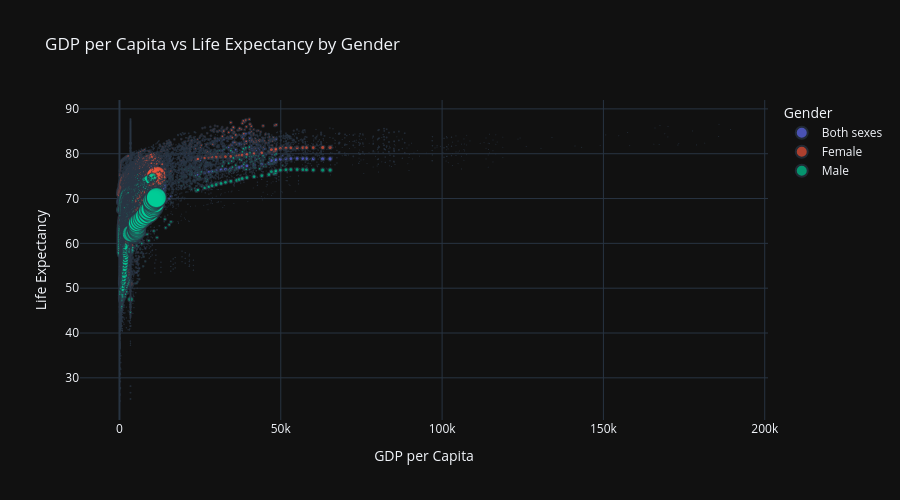
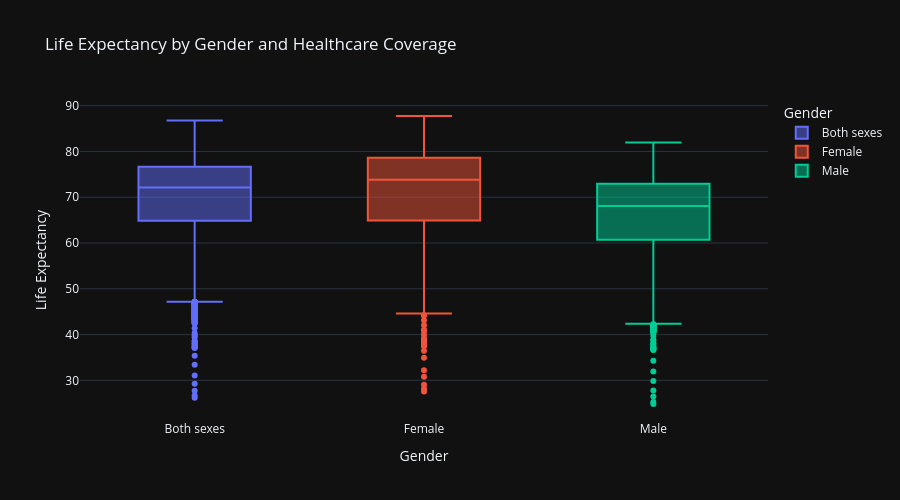

These figures' notebook cell, in order:
### Code cell
# 3. GDP vs Life Expectancy by Gender
fig3 = px.scatter(df_clean.dropna(subset=['GDP per Capita']), 
                  x='GDP per Capita', y='Life Expectancy',
                  color='Gender', template='plotly_dark',
                  title='GDP per Capita vs Life Expectancy by Gender',
                  size='Total Population', hover_data=['Country', 'Year'],
                  color_discrete_map={'Both sexes': '#636EFA', 'Female': '#EF553B', 'Male': '#00CC96'})
fig3.update_layout(height=500)
fig3.write_html('../viz/gdp_vs_life_expectancy.html')
fig3.show()

# 4. Healthcare Coverage Impact
fig4 = px.box(df_clean.dropna(subset=['Universal Heath Care Coverage']),
              x='Gender', y='Life Expectancy', color='Gender',
              template='plotly_dark',
              title='Life Expectancy by Gender and Healthcare Coverage',
              color_discrete_map={'Both sexes': '#636EFA', 'Female': '#EF553B', 'Male': '#00CC96'})
fig4.update_layout(height=500)
fig4.write_html('../viz/healthcare_impact.html')
fig4.show()

### Figure 1 — Plotly figure (JSON) as saved in the notebook; plotly's stock layout.template omitted (floating-point values rounded to 4 significant figures; data arrays with more than 128 entries replaced by an {"elided": "..."} marker saying what was removed)
{"data": [{"customdata": {"elided": "7290x2 mixed values"}, "hovertemplate": "Gender=Both sexes<br>GDP per Capita=%{x}<br>Life Expectancy=%{y}<br>Total Population=%{marker.size}<br>Country=%{customdata[0]}<br>Year=%{customdata[1]}<extra></extra>", "legendgroup": "Both sexes", "marker": {"color": "#636EFA", "size": {"elided": "7290 float values"}, "sizemode": "area", "sizeref": 19180000.0, "symbol": "circle"}, "mode": "markers", "name": "Both sexes", "showlegend": true, "type": "scattergl", "x": {"elided": "7290 float values"}, "xaxis": "x", "y": {"elided": "7290 float values"}, "yaxis": "y"}, {"customdata": {"elided": "7380x2 mixed values"}, "hovertemplate": "Gender=Female<br>GDP per Capita=%{x}<br>Life Expectancy=%{y}<br>Total Population=%{marker.size}<br>Country=%{customdata[0]}<br>Year=%{customdata[1]}<extra></extra>", "legendgroup": "Female", "marker": {"color": "#EF553B", "size": {"elided": "7380 float values"}, "sizemode": "area", "sizeref": 19180000.0, "symbol": "circle"}, "mode": "markers", "name": "Female", "showlegend": true, "type": "scattergl", "x": {"elided": "7380 float values"}, "xaxis": "x", "y": {"elided": "7380 float values"}, "yaxis": "y"}, {"customdata": {"elided": "7380x2 mixed values"}, "hovertemplate": "Gender=Male<br>GDP per Capita=%{x}<br>Life Expectancy=%{y}<br>Total Population=%{marker.size}<br>Country=%{customdata[0]}<br>Year=%{customdata[1]}<extra></extra>", "legendgroup": "Male", "marker": {"color": "#00CC96", "size": {"elided": "7380 float values"}, "sizemode": "area", "sizeref": 19180000.0, "symbol": "circle"}, "mode": "markers", "name": "Male", "showlegend": true, "type": "scattergl", "x": {"elided": "7380 float values"}, "xaxis": "x", "y": {"elided": "7380 float values"}, "yaxis": "y"}], "layout": {"height": 500, "legend": {"itemsizing": "constant", "title": {"text": "Gender"}, "tracegroupgap": 0}, "title": {"text": "GDP per Capita vs Life Expectancy by Gender"}, "xaxis": {"anchor": "y", "domain": [0, 1], "title": {"text": "GDP per Capita"}}, "yaxis": {"anchor": "x", "domain": [0, 1], "title": {"text": "Life Expectancy"}}}}

### Figure 2 — Plotly figure (JSON) as saved in the notebook; plotly's stock layout.template omitted (floating-point values rounded to 4 significant figures; data arrays with more than 128 entries replaced by an {"elided": "..."} marker saying what was removed)
{"data": [{"alignmentgroup": "True", "hovertemplate": "Gender=%{x}<br>Life Expectancy=%{y}<extra></extra>", "legendgroup": "Both sexes", "marker": {"color": "#636EFA"}, "name": "Both sexes", "notched": false, "offsetgroup": "Both sexes", "orientation": "v", "showlegend": true, "type": "box", "x": {"elided": "7290 str values"}, "x0": " ", "xaxis": "x", "y": {"elided": "7290 float values"}, "y0": " ", "yaxis": "y"}, {"alignmentgroup": "True", "hovertemplate": "Gender=%{x}<br>Life Expectancy=%{y}<extra></extra>", "legendgroup": "Female", "marker": {"color": "#EF553B"}, "name": "Female", "notched": false, "offsetgroup": "Female", "orientation": "v", "showlegend": true, "type": "box", "x": {"elided": "7380 str values"}, "x0": " ", "xaxis": "x", "y": {"elided": "7380 float values"}, "y0": " ", "yaxis": "y"}, {"alignmentgroup": "True", "hovertemplate": "Gender=%{x}<br>Life Expectancy=%{y}<extra></extra>", "legendgroup": "Male", "marker": {"color": "#00CC96"}, "name": "Male", "notched": false, "offsetgroup": "Male", "orientation": "v", "showlegend": true, "type": "box", "x": {"elided": "7380 str values"}, "x0": " ", "xaxis": "x", "y": {"elided": "7380 float values"}, "y0": " ", "yaxis": "y"}], "layout": {"boxmode": "overlay", "height": 500, "legend": {"title": {"text": "Gender"}, "tracegroupgap": 0}, "title": {"text": "Life Expectancy by Gender and Healthcare Coverage"}, "xaxis": {"anchor": "y", "categoryarray": ["Both sexes", "Female", "Male"], "categoryorder": "array", "domain": [0, 1], "title": {"text": "Gender"}}, "yaxis": {"anchor": "x", "domain": [0, 1], "title": {"text": "Life Expectancy"}}}}
